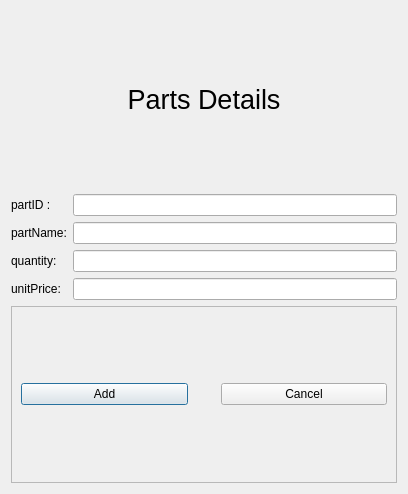
<?xml version="1.0" encoding="UTF-8"?>
<ui version="4.0">
 <class>PartsDialog</class>
 <widget class="QDialog" name="PartsDialog">
  <property name="geometry">
   <rect>
    <x>0</x>
    <y>0</y>
    <width>408</width>
    <height>494</height>
   </rect>
  </property>
  <property name="windowTitle">
   <string>Parts Details</string>
  </property>
  <layout class="QVBoxLayout" name="verticalLayout_6">
   <item>
    <layout class="QVBoxLayout" name="verticalLayout_5">
     <item>
      <widget class="QLabel" name="label">
       <property name="font">
        <font>
         <pointsize>20</pointsize>
        </font>
       </property>
       <property name="text">
        <string>Parts Details</string>
       </property>
       <property name="alignment">
        <set>Qt::AlignCenter</set>
       </property>
      </widget>
     </item>
     <item>
      <layout class="QVBoxLayout" name="verticalLayout_3">
       <item>
        <layout class="QHBoxLayout" name="horizontalLayout">
         <item>
          <layout class="QVBoxLayout" name="verticalLayout">
           <item>
            <widget class="QLabel" name="label_3">
             <property name="font">
              <font>
               <pointsize>9</pointsize>
              </font>
             </property>
             <property name="text">
              <string>partID :</string>
             </property>
            </widget>
           </item>
           <item>
            <widget class="QLabel" name="label_4">
             <property name="font">
              <font>
               <pointsize>9</pointsize>
              </font>
             </property>
             <property name="text">
              <string>partName:</string>
             </property>
            </widget>
           </item>
           <item>
            <widget class="QLabel" name="label_5">
             <property name="font">
              <font>
               <pointsize>9</pointsize>
              </font>
             </property>
             <property name="text">
              <string>quantity:</string>
             </property>
            </widget>
           </item>
           <item>
            <widget class="QLabel" name="label_6">
             <property name="font">
              <font>
               <pointsize>9</pointsize>
              </font>
             </property>
             <property name="text">
              <string>unitPrice:</string>
             </property>
            </widget>
           </item>
          </layout>
         </item>
         <item>
          <layout class="QVBoxLayout" name="verticalLayout_2">
           <item>
            <widget class="QLineEdit" name="partID"/>
           </item>
           <item>
            <widget class="QLineEdit" name="partName"/>
           </item>
           <item>
            <widget class="QLineEdit" name="quantity"/>
           </item>
           <item>
            <widget class="QLineEdit" name="unitPrice"/>
           </item>
          </layout>
         </item>
        </layout>
       </item>
      </layout>
     </item>
     <item>
      <widget class="QFrame" name="frame">
       <property name="frameShape">
        <enum>QFrame::StyledPanel</enum>
       </property>
       <property name="frameShadow">
        <enum>QFrame::Raised</enum>
       </property>
       <layout class="QHBoxLayout" name="horizontalLayout_3">
        <item>
         <layout class="QHBoxLayout" name="horizontalLayout_2">
          <property name="spacing">
           <number>33</number>
          </property>
          <item>
           <widget class="QPushButton" name="addPart">
            <property name="text">
             <string>Add</string>
            </property>
           </widget>
          </item>
          <item>
           <widget class="QPushButton" name="cancelPart">
            <property name="text">
             <string>Cancel</string>
            </property>
           </widget>
          </item>
         </layout>
        </item>
       </layout>
      </widget>
     </item>
    </layout>
   </item>
  </layout>
 </widget>
 <resources/>
 <connections/>
</ui>
